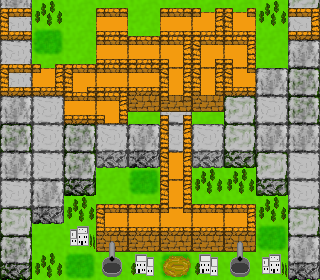

Tiled map render using the project's own tile images. Description and the map definition, with tile-layer contents summarised, below:
An orthogonal 10x10 tile map with 32x28 px tiles, 3 tile layers (floor, movable, walls), 2 tilesets and 5 objects (3x source, 2x sink).

<map version="1.0" orientation="orthogonal" renderorder="right-down" width="10" height="10" tilewidth="32" tileheight="28">
 <tileset firstgid="1" source="walls.tsx" />
 <tileset firstgid="16" source="tiles.tsx" />
 <layer name="floor" width="10" height="10">
  <data>[100 cells, 100 non-empty, 12 distinct tile ids]</data>
 </layer>
 <layer name="movable" width="10" height="10">
  <data>[100 cells, 23 non-empty, 1 distinct tile ids]</data>
 </layer>
 <layer name="walls" width="10" height="10">
  <data>[100 cells, 37 non-empty, 14 distinct tile ids]</data>
 </layer>
 <objectgroup name="sources">
  <object type="source" gid="21" x="0" y="56">
   <properties>
    <property name="rate" value="5" />
   </properties>
  </object>
  <object type="source" gid="21" x="0" y="112">
   <properties>
    <property name="rate" value="6" />
   </properties>
  </object>
  <object type="source" gid="21" x="288" y="56">
   <properties>
    <property name="rate" value="7" />
   </properties>
  </object>
 </objectgroup>
 <objectgroup name="sinks">
  <object type="sink" gid="21" x="224" y="252">
   <properties>
    <property name="limit" value="10" />
   </properties>
  </object>
  <object type="sink" gid="21" x="96" y="252">
   <properties>
    <property name="limit" value="10" />
   </properties>
  </object>
 </objectgroup>
</map>